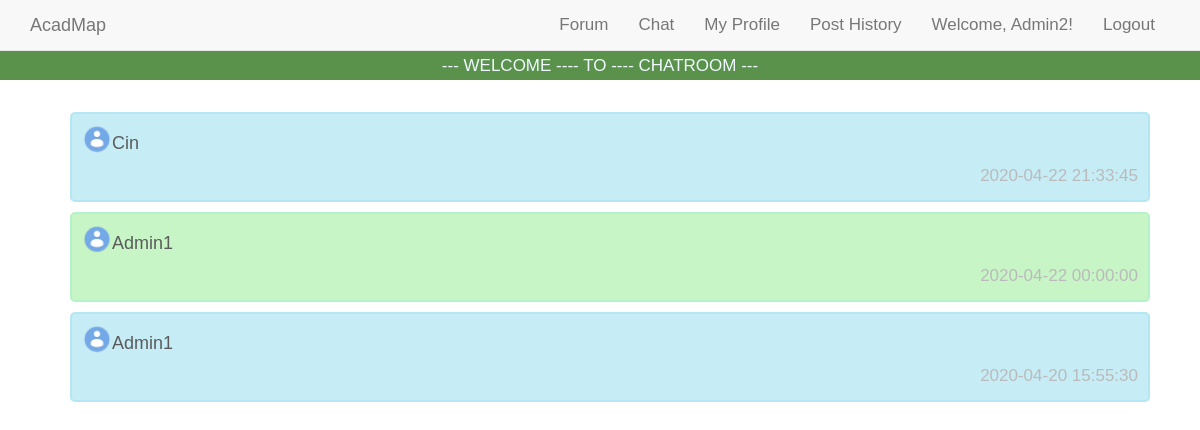
Page /chat_related/chat_messages.php (signed in) on the earlier database version.
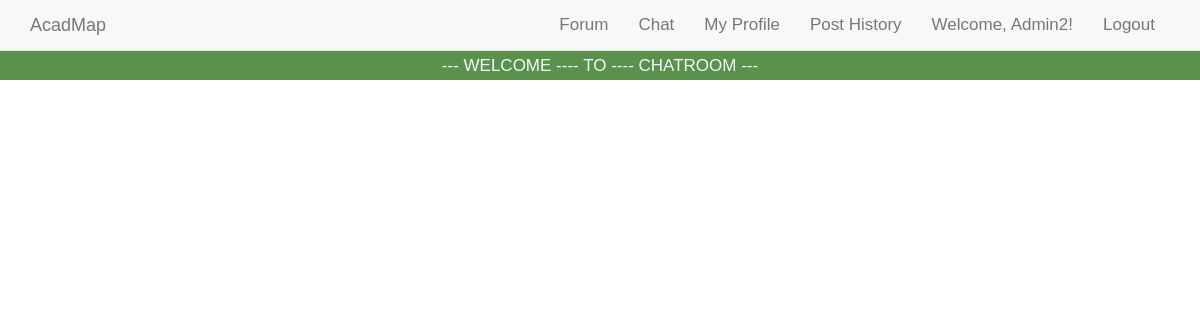
Same page on the later database version.
### tables this page shows
CREATE TABLE `chatroom` (
  `chatroom_id` int(8) UNSIGNED NOT NULL,
  `user_id` int(8) UNSIGNED NOT NULL,
  `opponent_id` int(8) UNSIGNED NOT NULL,
  `last_message_time` timestamp NULL DEFAULT NULL,
  `opponent_picture` varchar(200) DEFAULT NULL,
  `consultroom` tinyint(1) NOT NULL DEFAULT 0,
  `hv_consult` tinyint(1) NOT NULL DEFAULT 0
);

CREATE TABLE `user` (
  `user_id` int(8) UNSIGNED NOT NULL,
  `username` varchar(16) NOT NULL,
  `password` varchar(16) NOT NULL,
  `verify_code` varchar(8) NOT NULL DEFAULT 'pokemon!',
  `email_address` varchar(320) NOT NULL
);

### chat_related/chat_messages.php (the view, shortened to what this page needs)
<html>
<head>
<link rel="stylesheet" href="../css/bootstrap.min.css">
<link rel="stylesheet" href="../css/chat_msg.css">
<link rel="stylesheet" href="../css/main.css">
</head>
<body>
<?
include("../navbar.php");
?>
<div class="header1">
  <p>--- WELCOME ---- TO ---- CHATROOM ---</p>
</div>
<div class="content1">
<?php
  $myid = $_SESSION["user_id"];
  $servername = "localhost";
  $username = "root";
  $password = "";
  $conn = new mysqli($servername, $username, $password, 'AcadMap');
  $sql = "SELECT * FROM chatroom WHERE (user_id=$myid OR opponent_id=$myid) ORDER BY last_message_time DESC";
  $Result = mysqli_query($conn,$sql);
  $col = mysqli_num_rows($Result);
  if($col>0){
    for ($x = 0; $x < $col; $x++) {
      $info = mysqli_fetch_array($Result);
      if($info['user_id']==$myid){
        $oppoid = $info['opponent_id'];
      }
      else{
        $oppoid = $info['user_id'];
      }
      $sql2 = "SELECT * FROM user WHERE user_id=$oppoid";
      $Result2 = mysqli_query($conn,$sql2);
      $info2 = mysqli_fetch_array($Result2);
      $rmid = $info['chatroom_id'];
      if($info['consultroom']!=0){
        echo "<div id=$rmid class='cscontainer1' onclick=\"window.location.href='cschatrooms.php?id=$rmid'\">
              <img class='avatarname' src='../assets/avatar.png' alt='Avatar' height='30' width='30'>
              <h4> ".$info2['username']."</h4>
              <span class='time-right'>".$info['last_message_time']."</span>
              </div>";
      }
      else{
        echo "<div id=$rmid class='container1' onclick=\"window.location.href='chatrooms.php?id=$rmid'\">
              <img class='avatarname' src='../assets/avatar.png' alt='Avatar' height='30' width='30'>
              <h4> ".$info2['username']."</h4>
              <span class='time-right'>".$info['last_message_time']."</span>
              </div>";
      }
    }
  }
?>
</div>
</body>
</html>

### navbar.php
<nav class="navbar navbar-default navbar-fixed-top">
    <div class="container">
      <a href="index.php" class="navbar-brand">AcadMap</a>
      <div class="container-fluid">
        <ul class="nav navbar-nav navbar-right">
          <?php
          if(isset($_SESSION["signed_in"])){
              echo "<li><a href='../forum_related/forum.php'>Forum</a></li>";
              echo "<li><a href='../chat_related/chat_messages.php'>Chat</a></li>";
              echo "<li><a href='../forum_related/myprofile.php'>My Profile</a></li>";
              echo "<li><a href='../forum_related/user_post_history.php'>Post History</a></li>";
              echo "<li><a>Welcome, ".$_SESSION['username']."!</a></li>";
              echo "<li><a href='../logout.php'>Logout</a></li>";
          }else{
              echo "<li><a href='../forum_related/forum.php'>Forum</a></li>";
              echo "<li><a href='../login_related/login.php'>Login</a></li>";
          }
          ?>
        </ul>
      </div>
    </div>
  </nav>

### css/chat_msg.css (style rules this page uses)
body { margin: 0; font-size: 17px; font-family: Arial, Helvetica, sans-serif; }
.header1 { position: fixed; padding: 4px; text-align: center; color: aliceblue; z-index: 1; width: 100%; height: 30px; background-color: #5a924c; }
.content1 { padding: 50px 0px; margin: 2px auto 2px auto; width: 90%; }
.time-right { float: right; color: #aaa; }
.container1 { border: 2px solid #A2E2F1; background-color: #B8E8F3; border-radius: 5px; padding: 10px; width: 100%; height: 90px; margin: 10px 10px; opacity: 0.8; }
.cscontainer1 { border: 2px solid rgb(162, 241, 188); background-color: rgb(186, 243, 184); border-radius: 5px; padding: 10px; height: 90px; width: 100%; margin: 10px 10px; opacity: 0.8; }
.container1::after { content: ""; clear: both; display: table; }
.avatarname { float: left; }

### css/main.css (style rules this page uses)
body { padding-top: 50px; }
.time-right { float: right; color: #aaaaaa; }

Differences in the rows shown:
removed chatroom: consultroom 0 (drawn), opponent.username "Cin", last_message_time "2020-04-22 21:33:45"
removed chatroom: consultroom 1 (drawn), user.username "Admin1", last_message_time "2020-04-22 00:00:00"
removed chatroom: consultroom 0 (drawn), user.username "Admin1", last_message_time "2020-04-20 15:55:30"
